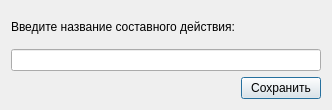
<?xml version="1.0" encoding="UTF-8"?>
<ui version="4.0">
 <class>ComplexActionNameDialog</class>
 <widget class="QDialog" name="ComplexActionNameDialog">
  <property name="geometry">
   <rect>
    <x>0</x>
    <y>0</y>
    <width>332</width>
    <height>110</height>
   </rect>
  </property>
  <property name="windowTitle">
   <string>Dialog</string>
  </property>
  <layout class="QVBoxLayout" name="verticalLayout">
   <item>
    <widget class="QLabel" name="label">
     <property name="text">
      <string>Введите название составного действия:</string>
     </property>
    </widget>
   </item>
   <item>
    <widget class="QLineEdit" name="lineEdit"/>
   </item>
   <item>
    <layout class="QHBoxLayout" name="horizontalLayout">
     <item>
      <spacer name="horizontalSpacer">
       <property name="orientation">
        <enum>Qt::Horizontal</enum>
       </property>
       <property name="sizeHint" stdset="0">
        <size>
         <width>40</width>
         <height>20</height>
        </size>
       </property>
      </spacer>
     </item>
     <item>
      <widget class="QPushButton" name="pushButton">
       <property name="text">
        <string>Сохранить</string>
       </property>
      </widget>
     </item>
    </layout>
   </item>
  </layout>
 </widget>
 <resources/>
 <connections/>
</ui>
